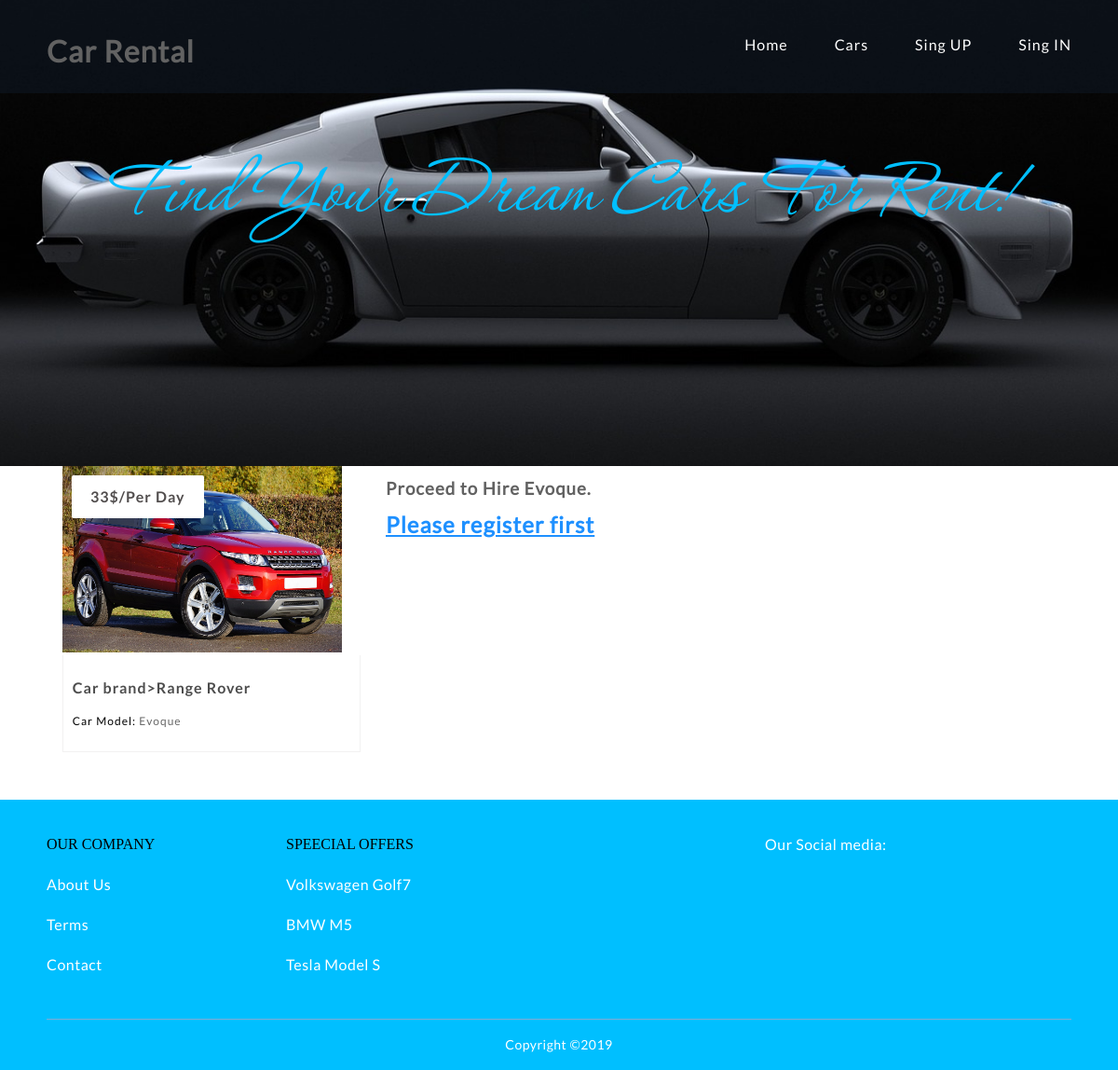
Screenshot of /book_car.php?id=2 with the database file from the repository.
### tables this page shows
CREATE TABLE IF NOT EXISTS `cars` (
  `car_id` int(11) NOT NULL AUTO_INCREMENT,
  `car_brand` varchar(255)  NOT NULL,
  `car_model` varchar(255)  NOT NULL,
  `YearOfManufacturing` int(11) NOT NULL,
  `image` text NOT NULL,
  `capacity` int(11) NOT NULL,
  `doors` int(11) NOT NULL,
  `Engine` varchar(45)  NOT NULL,
  `Gearbox` varchar(45)  NOT NULL,
  `status` varchar(255)  NOT NULL,
  `CreatedOn` date DEFAULT NULL,
  `ModifiedOn` date DEFAULT NULL,
  `hire_cost` int(11) NOT NULL,
  PRIMARY KEY (`car_id`),
  KEY `brand` (`car_brand`),
  KEY `hire_cost` (`hire_cost`),
  KEY `car_id` (`car_id`),
  KEY `status` (`status`)
);

### book_car.php (the view, shortened to what this page needs)
<!DOCTYPE html>
<html lang="en">
<head>
	<link rel="stylesheet" type="text/css" href="css/reset.css">
	<link rel="stylesheet" type="text/css" href="css/style.css">
</head>
</head>
<body>
	<section class="hero">
		<?php
			include 'header.php';
		?>
				<section class="caption">
				<h2 class="caption" style="text-align: center"><i>Find Your Dream Cars For Rent!</i></h2>
			</section>
	</section>
	<section class="listings">
		<div class="wrapper">
			<ul class="properties_list">
			<?php
						include 'includes/config.php';
						$sel = "SELECT * FROM cars WHERE car_id = '$_GET[id]'";
						$rs = $conn->query($sel);
						$rws = $rs->fetch_assoc();
			?>
				<li>
					<a href="book_car.php?id=<?php echo $rws['car_id'] ?>">
						<img class="thumb" src="cars/<?php echo $rws['image'];?>" width="300" height="200">
					</a>
					<span class="price"><?php echo $rws['hire_cost'].'$/Per Day';?></span>
					<div class="property_details">
						<h1>
							<a href="book_car.php?id=<?php echo $rws['car_id'] ?>"><?php echo 'Car brand>'.$rws['car_brand'];?></a>
						</h1>
						<h2>Car Model: <span class="property_size"><?php echo $rws['car_model'];?></span></h2>
					</div>
				</li>
				<h3>Proceed to Hire <?php echo $rws['car_model'];?>. </h3>
				<?php
					if(!$_SESSION['username'] && (!$_SESSION['password'])){
				?>
				<form method="post">
					<table>
						<tr>
						<h2><a href="registration.php">Please register first </a></h2>
					</table>
				</form>
							<?php
						}
				?>
			</ul>
		</div>
	</section>
<footer>
		<div class="wrapper footer">
			<ul>
				<li class="links">
					<ul>
						<li>OUR COMPANY</li>
						<li><a href="aboutus.php">About Us</a></li>
						<li><a href="terms.php">Terms</a></li>
						<li><a href="contact.php">Contact</a></li>
					</ul>
				</li>
				<li class="links">
					<ul>
						<li>SPEECIAL OFFERS</li>
						<li><a href="cars.php">Volkswagen Golf7</a></li>
						<li><a href="cars.php">BMW M5</a></li>
						<li><a href="cars.php">Tesla Model S</a></li>
					</ul>
				</li>
				<li class="links">
				</li>
				<li class="about">
					<p>Our Social media:</p>
					<ul>
						<li><a href="http://facebook.com/" class="facebook" target="_blank"></a></li>
						<li><a href="http://twitter.com/" class="twitter" target="_blank"></a></li>
						<li><a href="http://plus.google.com/" class="google" target="_blank"></a></li>
						<li><a href="http://skype.com/" class="skype"></a></li>
					</ul>
				</li>
			</ul>
		</div>
		<div class="copyrights wrapper">
			Copyright &copy;2019
		</div>
	</footer>
</body>
</html>

### css/style.css (style rules this page uses)
body { background: #fff; }
.wrapper { max-width: 1100px; margin: 0 auto; position: relative; }
h1, h2, h3, h4, h5 ,h6 { color: #626262; font-family: "lato-regular", Helvetica, Arial, sans-serif; letter-spacing: 1px; }
h1 { font-size: 2em; margin: .67em 0 }
h2 { font-size: 1.5em; margin: .75em 0 }
h3 { font-size: 1.17em; margin: .83em 0 }
h1, h2, h3, h4, h5, h6 { font-weight: bolder }
.hero { width: 100%; height: 500px; position: relative; background: url(../img/bg.jpg) no-repeat bottom center; background-size: cover; -webkit-background-size: cover; -moz-background-size: cover; -o-background-size: cover; }
.hero .caption { width: 100%; position: absolute; text-align: center; top: 50%; margin-top: -105px; z-index: 10; }
.hero .caption h2 { color: #00bfff; font-family: "p22_corinthia", Helvetica, Arial, sans-serif; font-size: 100px; font-weight: lighter; margin: 0; position: relative; display: block; }
.listings { padding: 0px 0; }
.listings ul.properties_list { list-style: none; overflow: hidden; }
.listings ul.properties_list li { display: block; width: 30.90909090909091%; height: auto; position: relative; float: left; margin: 0 0.636363636363636% 4.636363636363636% 17px; }
.listings ul.properties_list li .price { position: absolute; top: 10px; left: 10px; padding: 15px 20px; background: #ffffff; color: #514d4d; font-family: "lato-bold", Helvetica, Arial, sans-serif; font-size: 16px; font-weight: bold; letter-spacing: 1px; border-radius: 2px; -webkit-border-radius: 2px; -moz-border-radius: 2px; -o-border-radius: 2px; }
.listings ul li .property_details { width: 87.64705882352941%; padding: 2.941176470588235% 2.882352941176471% 3.117647058823529% 2.882352941176471%; border-bottom: 1px solid #f2f1f1; border-left: 1px solid #f2f1f1; border-right: 1px solid #f2f1f1; transition: all .2s linear; -webkit-transition: all .2s linear; -moz-transition: all .2s linear; -o-transition: all .2s linear; }
.listings ul li .property_details h1 { color: #666464; font-family: "lato-bold", Helvetica, Arial, sans-serif; font-size: 16px!important; font-weight: bold; margin-bottom: 5px; line-height: 28px; }
.listings ul li .property_details h1 a { text-decoration: none; color: #4d4d4d; }
.listings ul li .property_details h2 { color: #000000; font-family: "lato-regular", Helvetica, Arial, sans-serif; font-size: 12px; font-weight: bold; line-height: 26px; font-weight: normal; }
.listings ul li .property_details .property_size { color: #676767; }
footer { padding-top: 40px; background: #00bfff; }
footer .footer > ul { overflow: hidden; }
footer .footer > ul > li { display: block; float: left; list-style: none; margin-right: 60px; }
footer .footer > ul > li:last-child { margin-right: 0; }
footer .footer > ul > li.links { width: 197px; }
footer ul li.links > ul > li { display: block; width: 100%; list-style: none; margin-bottom: 27px; }
footer ul li.links > ul > li:last-child { margin-bottom: 0; }
footer .footer > ul > li.links li a { text-decoration: none; display: block; color: #fff; font-family: "lato-regular", Helvetica, Arial, sans-serif; font-size: 16px; letter-spacing: .5px; text-align: left; }
footer .footer > ul > li.about { width: 327px; }
footer ul li.about p { color: #fff; font-family: "lato-regular", Helvetica, Arial, sans-serif; font-size: 16px; letter-spacing: .5px; line-height: 34px; margin-top: -9px; }
footer ul li.about > ul > li { display: inline-block; margin-right: 20px; margin-top: 30px; }
footer ul li.about > ul > li:last-child { margin-right: 0; }
footer ul li.about > ul > li a { background: url('../img/social_media.png') no-repeat; }
footer ul li.about > ul > li a.facebook { display: block; width: 10px; height: 18px; background-position: 0 0; }
footer ul li.about > ul > li a.twitter { display: block; width: 19px; height: 18px; background-position: -11px 0px; }
footer ul li.about > ul > li a.google { display: block; width: 10px; height: 18px; background-position: -31px 0px; }
footer ul li.about > ul > li a.skype { display: block; width: 17px; height: 18px; background-position: -43px 0px; }
footer .copyrights { display: block; text-align: center; padding: 20px 0; margin-top: 50px; color: #fff; font-family: "lato-regular", Helvetica, Arial, sans-serif; font-size: 14px; letter-spacing: .5px; border-top: 1px solid #82abd4; }
@media (max-width:1500px) { .hero { height: 500px; } }

### rows the page displays
cars: image (picture), hire_cost "33", car_brand "Range Rover", car_model "Evoque"
